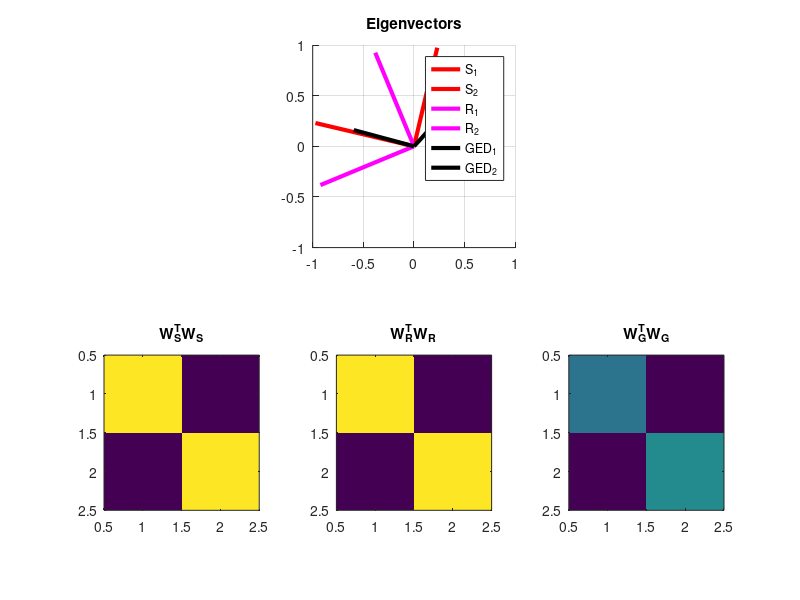
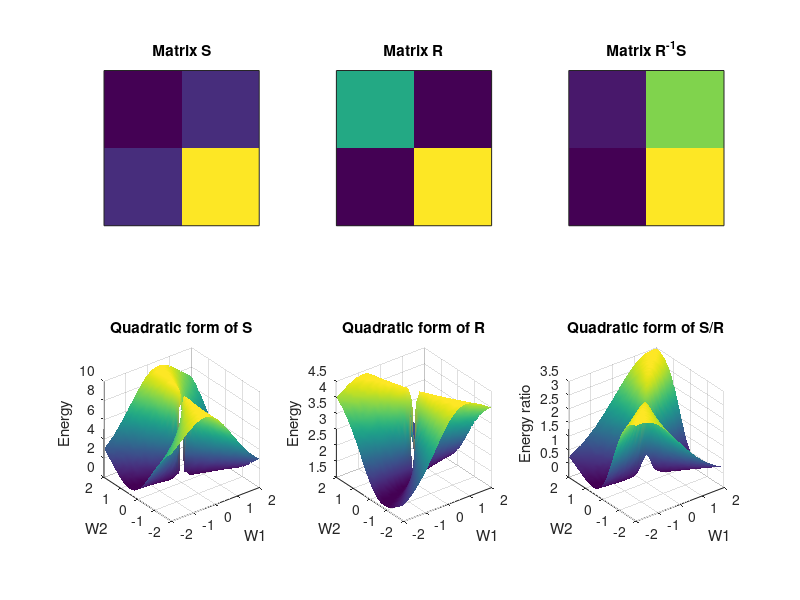

These charts were generated, in order, by the following MATLAB code:
%% Source separation with GED
% GED intuition with covariance surfaces
%% Quadratic Forms of S, R, and S/R
% Create two little matrices
S = [1 2; 2 9];
R = [2 -1; -1 4];

% Weights along each dimension
wi = -2:.1:2;

% Initialize
[quadformS,quadformR] = deal( zeros(length(wi)) );
quadformG = nan(length(wi));

% Fudge-factor for preventing the surface from running off
fudge = .1;

for i=1:length(wi)
    for j=1:length(wi)
        % Define the weights for this iteration
        w  = [wi(i) wi(j)]';
        nf = w'*w;
        
        % Quadratic form of matrix S
        quadformS(i,j) = w'*S*w / nf;
        
        % QF of matrix R
        quadformR(i,j) = w'*R*w / nf;
        
        % QF of ratio
        quadformG(i,j) = (w'*S*w+fudge) / (w'*R*w+fudge);
    end
end

% Eigenvectors of S and R
[evecsS,evals] = eig(S);
[evecsR,evals] = eig(R);

% Eigenvectors from GED
[evecsGED,evals] = eig(S,R);

%% Visualize the Eigenvectors
figure(1), clf
subplot(211), hold on

plot([0 evecsS(1,1)],[0 evecsS(2,1)],'r','linew',3)
plot([0 evecsS(1,2)],[0 evecsS(2,2)],'r','linew',3)

plot([0 evecsR(1,1)],[0 evecsR(2,1)],'m','linew',3)
plot([0 evecsR(1,2)],[0 evecsR(2,2)],'m','linew',3)

plot([0 evecsGED(1,1)],[0 evecsGED(2,1)],'k','linew',3)
plot([0 evecsGED(1,2)],[0 evecsGED(2,2)],'k','linew',3)

axis([-1 1 -1 1]*1)
grid on, axis square
legend({'S_1','S_2','R_1','R_2','GED_1','GED_2'})
title('Eigenvectors')

subplot(234)
imagesc( evecsS'*evecsS )
axis square
set(gca,'clim',[0 1])
title('W_S^TW_S')

subplot(235)
imagesc( evecsR'*evecsR )
axis square
set(gca,'clim',[0 1])
title('W_R^TW_R')

subplot(236)
imagesc( evecsGED'*evecsGED )
axis square
set(gca,'clim',[0 1])
title('W_G^TW_G')

%% Some Nice Butterflies
figure(2), clf

subplot(231), imagesc(S), axis square, title('Matrix S')
set(gca,'xtick',[],'ytick',[])

subplot(232), imagesc(R), axis square, title('Matrix R')
set(gca,'xtick',[],'ytick',[])

subplot(233), imagesc(inv(R)*S), axis square, title('Matrix R^{-1}S')
set(gca,'xtick',[],'ytick',[])

subplot(234)
surf(wi,wi,quadformS'), shading interp
title('Quadratic form of S')
xlabel('W1'), ylabel('W2'), zlabel('Energy'), axis square

subplot(235)
surf(wi,wi,quadformR'), shading interp
title('Quadratic form of R')
xlabel('W1'), ylabel('W2'), zlabel('Energy'), axis square

subplot(236)
surf(wi,wi,quadformG'), shading interp
title('Quadratic form of S/R')
xlabel('W1'), ylabel('W2'), zlabel('Energy ratio'), axis square

%% end.